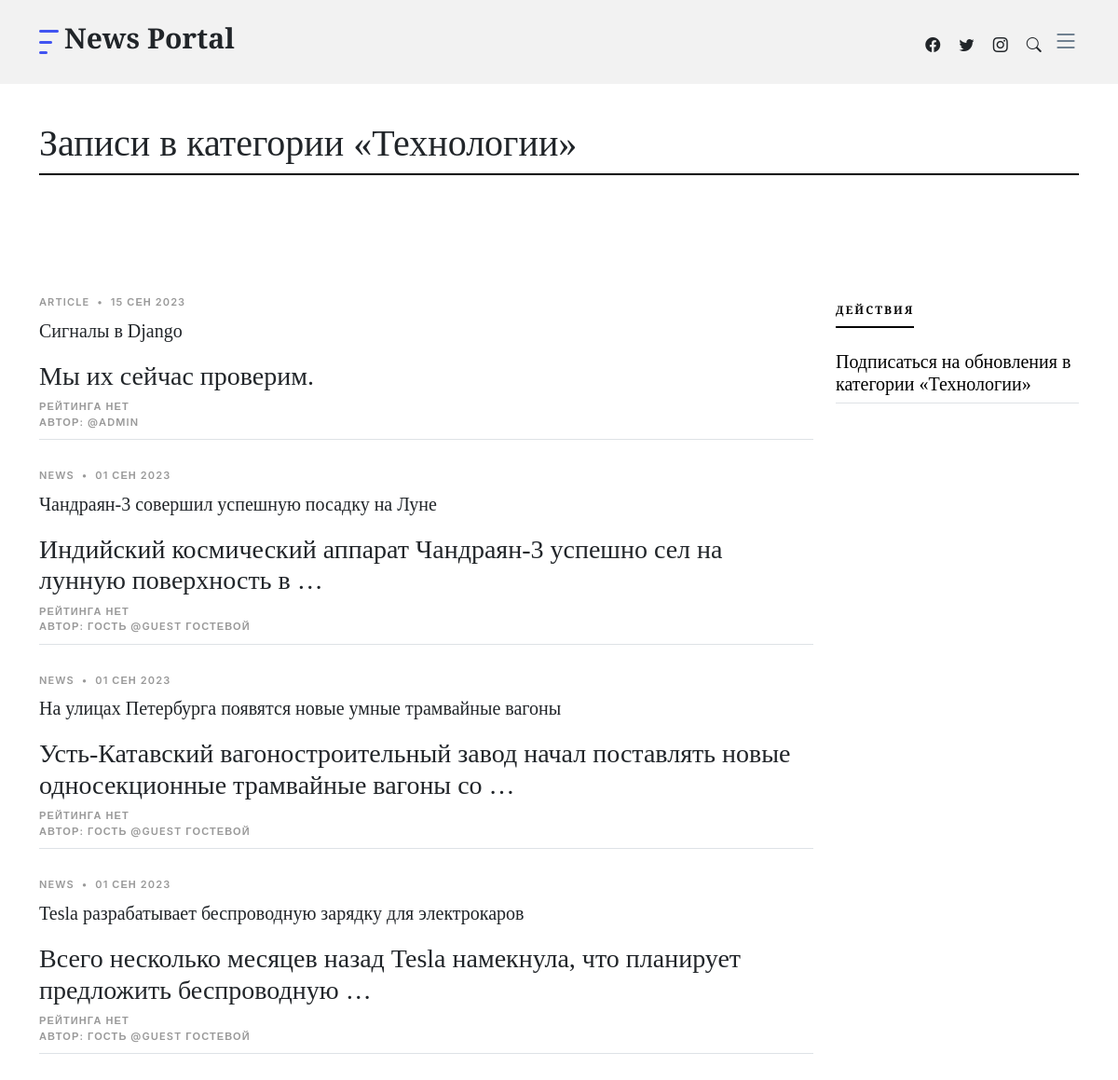
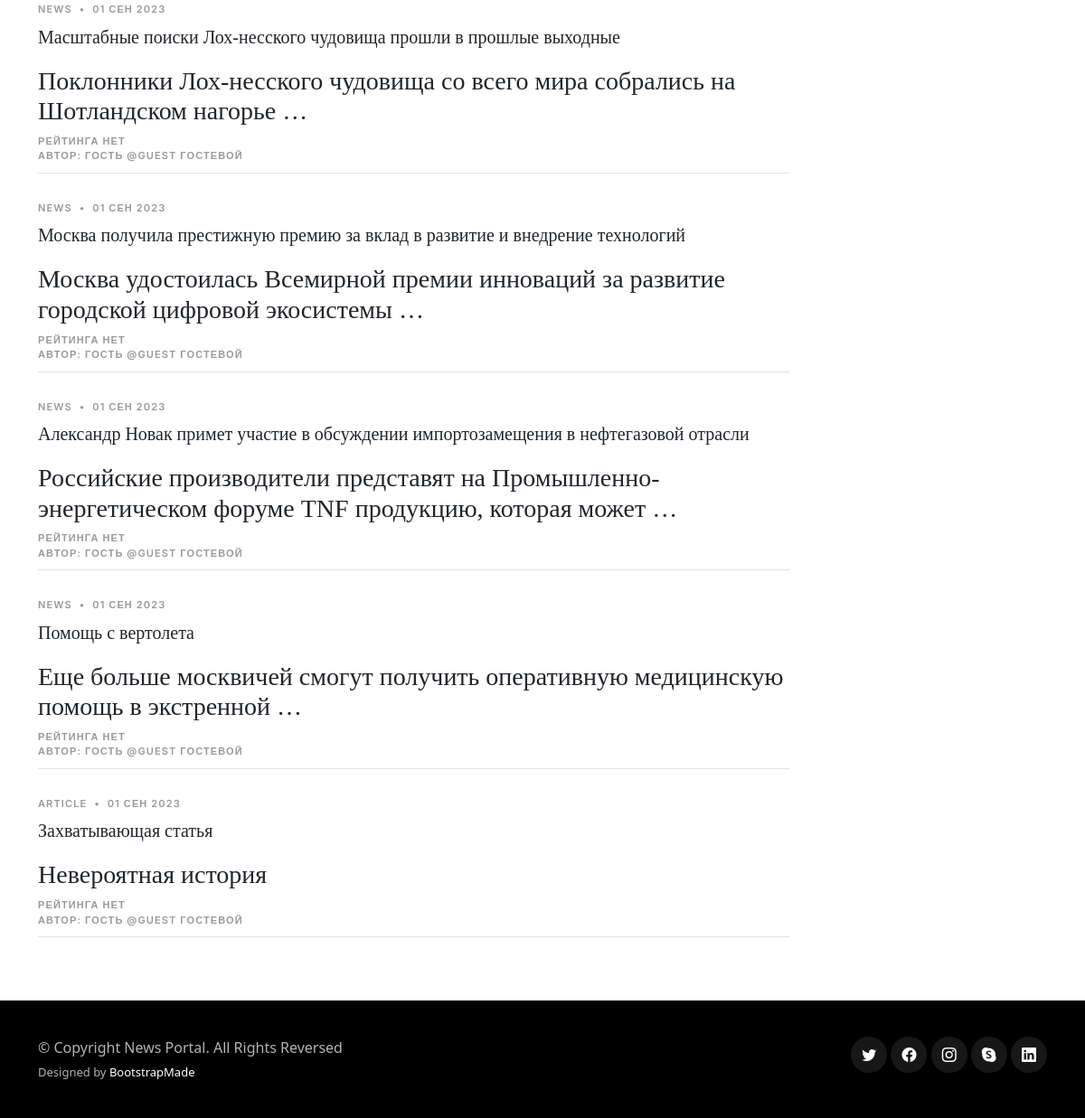
Before: /category_2 with the older database file (2 pictures, top to bottom).
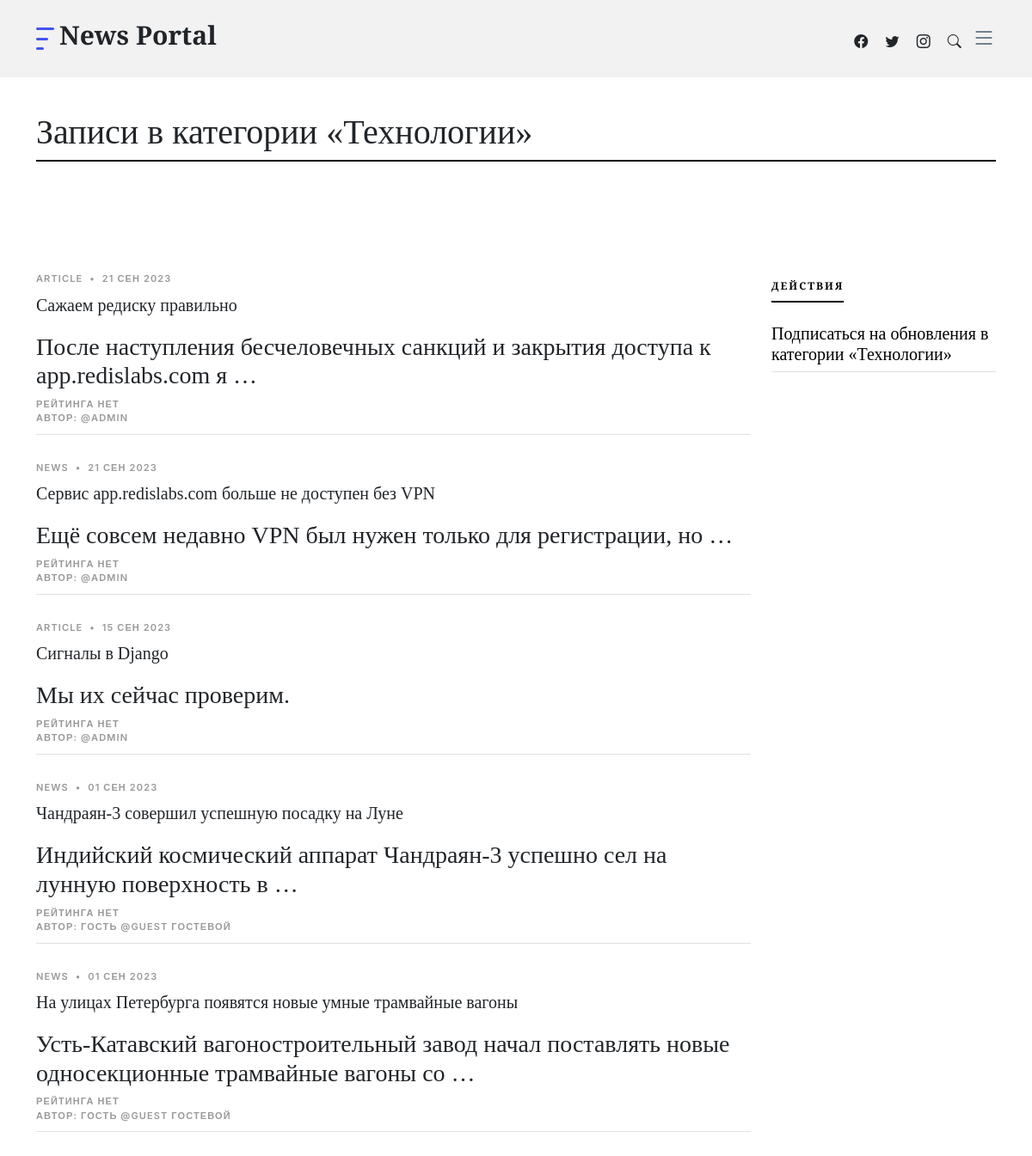
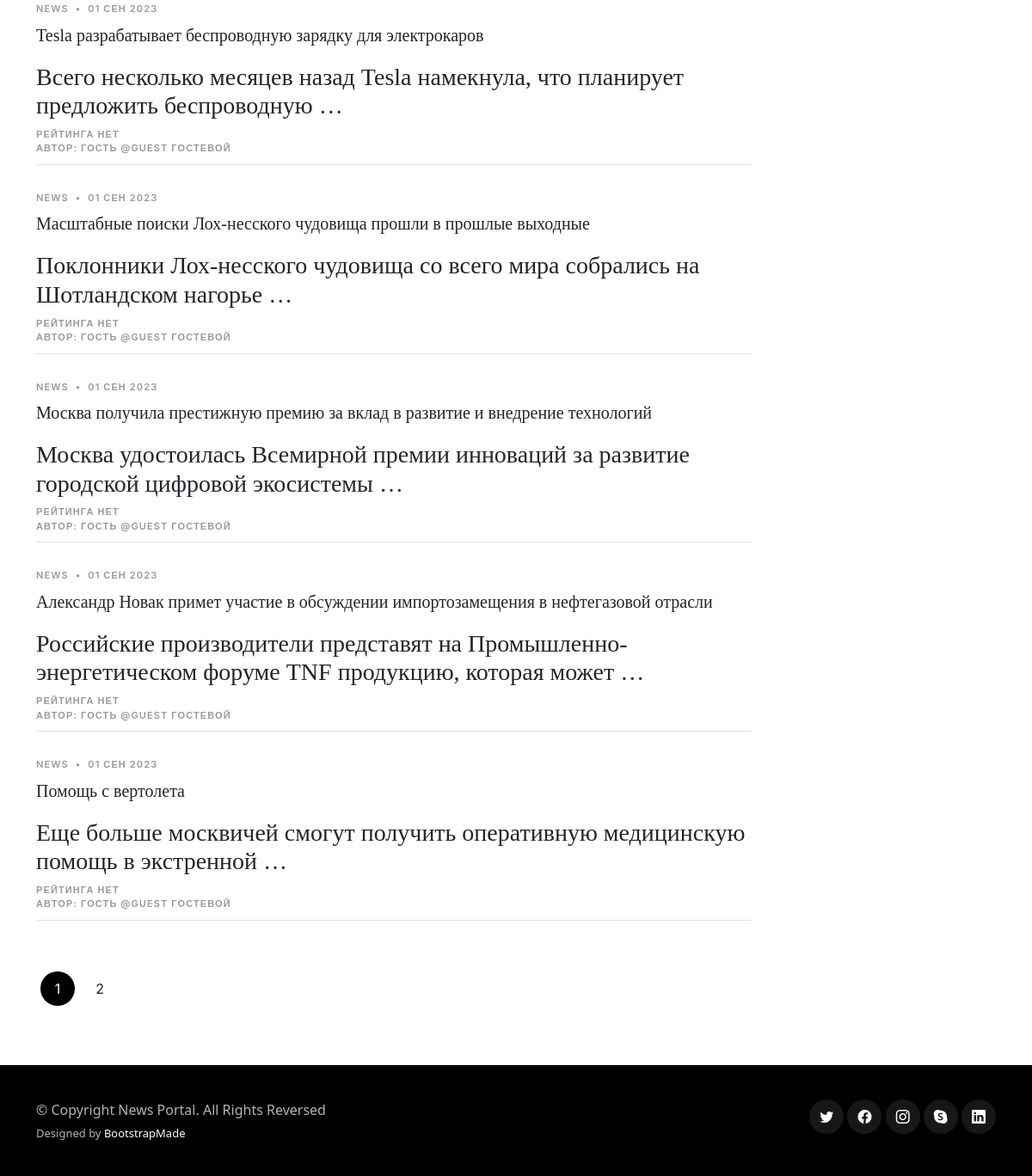
After: the same page with the newer database file (2 pictures, top to bottom).
### news/models.py (models this page shows, shortened)
class Category(models.Model):
    category = models.CharField(max_length=64, unique=True)
    subscribers = models.ManyToManyField(User, through='CategoryUser')
    class Meta:
        ordering = ['category']

class Post(models.Model):
    author = models.ForeignKey(Author, on_delete=models.CASCADE, verbose_name="author", related_name="posts")
    POST_TYPES = [('article', 'Статья'), ('news', 'Новость')]
    post_type = models.CharField(choices=POST_TYPES, max_length=7, default='article')
    created_at = models.DateTimeField(auto_now_add=True)
    category = models.ManyToManyField(Category, through='PostCategory')
    title = models.CharField(max_length=255)
    text = models.TextField()
    rating = models.IntegerField(default=0)
    class Meta:
        ordering = ['-created_at', 'title']

class PostCategory(models.Model):
    post = models.ForeignKey(Post, on_delete=models.CASCADE, verbose_name="post", related_name="categories")
    category = models.ForeignKey(Category, on_delete=models.SET_NULL, verbose_name="category", null=True, related_name="posts")
    class Meta:
        ordering = ['post']

class Author(models.Model):
    user = models.OneToOneField(User, on_delete=models.CASCADE, verbose_name="author")
    rating = models.IntegerField(default=0)
    def __str__(self):
        return f"{self.user.first_name} @{self.user.username} {self.user.last_name}"

### news/views.py (the view)
# urls.py: path('category_<int:pk>', cache_page(60*5)(views.PostCategoryList.as_view()), name='category'),
class PostCategoryList(ListView):
    model = PostCategory
    paginate_by = 10
    def get(self, request, *args, **kwargs):
        self.queryset = PostCategory.objects.filter(category=kwargs['pk']).distinct()
        self.category_pk = kwargs['pk']
        return super(PostCategoryList, self).get(request, *args, **kwargs)
    def get_context_data(self, **kwargs):
        context = super().get_context_data(**kwargs)
        context['category'] = Category.objects.get(pk=self.category_pk)
        return context

### news/templatetags/pro_tags.py (called while the page is built)
@register.simple_tag()
def header(title='Привет!'):
    section = (f'<section class="category-section"><div class="container">'
               f'<div class="section-header d-flex justify-content-between align-items-center mb-5">'
               f'<h1>{title}</h1></div></div></section>')
    return section

@register.simple_tag(takes_context=True)
def url_replace(context, **kwargs):
    d = context['request'].GET.copy()
    for k, v in kwargs.items():
        d[k] = v
    return d.urlencode()

### templates/news/postcategory_list.html (shortened to what this page needs)
{% extends 'default.html' %}
{% load pro_tags %}
{% block content %}
    {% autoescape off %}{% header "Записи в категории «"|add:category.category|add:"»" %}{% endautoescape %}
    <section id="postcategory" class="posts">
        <div class="container" data-aos="fade-up">
            <div class="row">
                <div class="col-md-9">
                    {% for postcategory in postcategory_list %}
                        {% include "news/post_item.html" with post=postcategory.post %}
                    {% empty %}
                        <div class="post-entry-1">
                            <div class="post-meta"><span>Ничего нет</span></div>
                            </div>
                    {% endfor %}
                    </div>
                <div class="col-md-3">
                    <div class="aside-block">
                        <ul class="nav nav-pills custom-tab-nav mb-4" id="pills-tab" role="tablist">
                            <li class="nav-item" role="presentation">
                                <button class="nav-link active" id="pills-actions-tab" data-bs-toggle="pill" data-bs-target="#pills-actions" type="button" role="tab" aria-controls="pills-actions" aria-selected="true">
                                    Действия
                                    </button>
                                </li>
                            </ul>
                        <div class="tab-content" id="pills-tabContent">
                            <div class="tab-pane fade show active" id="pills-actions" role="tabpanel" aria-labelledby="pills-actions-tab">
                                <div class="post-entry-1 border-bottom">
                                    <h2 class="mb-2"><a href="{% url 'subscribe' category.pk %}">Подписаться на обновления в категории «{{ category.category }}»</a></h2>
                                    </div>
                                </div>
                            </div>
                        </div>
                    </div>
            {% if is_paginated %}
                {% include "paginator.html" with page_obj=page_obj paginator=paginator%}
            {% endif %}
            </div>
        </section>
{% endblock %}

### templates/default.html (shortened to what this page needs)
<!DOCTYPE html>
{% load static %}
{% load cache %}
<html lang="ru">
<head>
        <link href={% static "vendor/bootstrap/css/bootstrap.min.css" %} rel="stylesheet">
        <link href={% static "vendor/bootstrap-icons/bootstrap-icons.css" %} rel="stylesheet">
        <link href={% static "vendor/swiper/swiper-bundle.min.css" %} rel="stylesheet">
        <link href={% static "vendor/glightbox/css/glightbox.min.css" %} rel="stylesheet">
        <link href={% static "vendor/aos/aos.css" %} rel="stylesheet">
        <link href={% static "css/variables.css" %} rel="stylesheet">
        <link href={% static "css/main.css" %} rel="stylesheet">
  </head>
<body>
  {% cache 300 header %}
    {% include 'header.html' %}
  {% endcache %}
  <main id="main">
    {% block content %}
    {% endblock %}
    </main>
  {% cache 300 footer %}
    {% include 'footer.html' %}
  {% endcache %}
  </body>
</html>

### templates/header.html (shortened to what this page needs)
{% load static %}
  <header id="header" class="header d-flex align-items-center fixed-top">
    <div class="container-fluid container-xl d-flex align-items-center justify-content-between">
      <a href="{% url 'home' %}" class="logo d-flex align-items-center">
        <img src={% static "img/logo.png" %} alt="">
        <h1>News Portal</h1>
      </a>
      <div class="position-relative">
        <a href="https://www.linkedin.com/in/alexander-kurchin/" class="mx-2"><span class="bi-facebook"></span></a>
        <a href="https://www.linkedin.com/in/alexander-kurchin/" class="mx-2"><span class="bi-twitter"></span></a>
        <a href="https://www.linkedin.com/in/alexander-kurchin/" class="mx-2"><span class="bi-instagram"></span></a>
        <a href="#" class="mx-2 js-search-open"><span class="bi-search"></span></a>
        <i class="bi bi-list mobile-nav-toggle"></i>
    </div>
  </header>

### templates/news/post_item.html
{% load pro_filters %}
<div class="post-entry-1 border-bottom">
    <div class="post-meta"><span>{{ post.post_type }}</span> <span class="mx-1">&bullet;</span> <span>{{ post.created_at|date:'d M Y' }}</span></div>
    <a href="{% url 'post_detail' post.pk %}"><h2>{{ post.title|censor }}</h2></a>
    <a href="{% url 'post_detail' post.pk %}"><h3>{{ post.text|censor|truncatewords:10|striptags }}</h3></a>
    <div class="post-meta">
        <div><span>{% if post.rating %}Рейтинг: {{ post.rating|pretty_rating|safe }}{% else %}Рейтинга нет{% endif %}</span></div>
        <div><span>Автор: {{ post.author }}</span></div>
        </div>
    </div>

### templates/paginator.html (shortened to what this page needs)
{% load pro_tags %}
<div class="text-start py-4">
    <div class="custom-pagination">
        <a href="#" class="active">{{ page_obj.number }}</a>
        {% if page_obj.has_next %}
            <a href="?{% url_replace page=page_obj.next_page_number %}" class="next">{{ page_obj.next_page_number }}</a>
        {% endif %}
        </div>
    </div>

### templates/footer.html (shortened to what this page needs)
{% load static %}
 <footer id="footer" class="footer">
    <div class="footer-legal">
      <div class="container">
        <div class="row justify-content-between">
          <div class="col-md-6 text-center text-md-start mb-3 mb-md-0">
            <div class="copyright">
              © Copyright <strong><span>News Portal</span></strong>. All Rights Reversed
            </div>
            <div class="credits">
              Designed by <a href="https://bootstrapmade.com/">BootstrapMade</a>
            </div>
          </div>
          <div class="col-md-6">
            <div class="social-links mb-3 mb-lg-0 text-center text-md-end">
              <a href="https://www.linkedin.com/in/alexander-kurchin/" class="twitter"><i class="bi bi-twitter"></i></a>
              <a href="https://www.linkedin.com/in/alexander-kurchin/" class="facebook"><i class="bi bi-facebook"></i></a>
              <a href="https://www.linkedin.com/in/alexander-kurchin/" class="instagram"><i class="bi bi-instagram"></i></a>
              <a href="https://www.linkedin.com/in/alexander-kurchin/" class="google-plus"><i class="bi bi-skype"></i></a>
              <a href="https://www.linkedin.com/in/alexander-kurchin/" class="linkedin"><i class="bi bi-linkedin"></i></a>
            </div>
          </div>
        </div>
      </div>
    </div>
  </footer>

### assets/css/variables.css (style rules this page uses)
:root { --font-default: 'EB Garamond', system-ui, -apple-system, "Segoe UI", Roboto, "Helvetica Neue", Arial, "Noto Sans", "Liberation Sans", sans-serif, "Apple Color Emoji", "Segoe UI Emoji", "Segoe UI Symbol", "Noto Color Emoji"; --font-primary: 'EB Garamond', serif; --font-secondary: 'Inter', sans-serif; --color-default: #212529; --color-default-rgb: 33, 37, 41; --color-links: #212529; --color-links-hover: #15171a; --color-primary: #212529; --color-primary-light: #26282c; --color-primary-dark: #0b0c0e; --color-primary-rgb: 33, 37, 41; --color-primary-light-rgb: 38, 40, 44; --color-primary-dark-rgb: 11, 12, 14; --color-secondary: #596d80; --color-secondary-light: #8498aa; --color-secondary-dark: #404f5c; --color-secondary-rgb: 89, 109, 128; --color-secondary-light-rgb: 132, 152, 170; --color-secondary-dark-rgb: 64, 79, 92; --color-blue: #0d6efd; --color-blue-rgb: 13, 110, 253; --color-indigo: #6610f2; --color-indigo-rgb: 102, 16, 242; --color-purple: #6f42c1; --color-purple-rgb: 111, 66, 193; --color-pink: #f3268c; --color-pink-rgb: 243, 38, 140; --color-red: #df1529; --color-red-rgb: 223, 21, 4; --color-orange: #fd7e14; --color-orange-rgb: 253, 126, 20; --color-yellow: #ffc107; --color-yellow-rgb: 255, 193, 7; --color-green: #059652; --color-green-rgb: 5, 150, 82; --color-teal: #20c997; --color-teal-rgb: 32, 201, 151; --color-cyan: #0dcaf0; --color-cyan-rgb: 13, 202, 240; --color-white: #ffffff; --color-white-rgb: 255, 255, 255; --color-gray: #6c757d; --color-gray-rgb: 108, 117, 125; --color-black: #000000; --color-black-rgb: 0, 0, 0; }
:root { --bs-blue: var(--color-blue); --bs-indigo: var(--color-indigo); --bs-purple: var(--color-purple); --bs-pink: var(--color-pink); --bs-red: var(--color-red); --bs-orange: var(--color-orange); --bs-yellow: var(--color-yellow); --bs-green: var(--color-green); --bs-teal: var(--color-teal); --bs-cyan: var(--color-cyan); --bs-white: var(--color-white); --bs-gray: var(--color-gray); --bs-gray-dark: #343a40; --bs-gray-100: #f8f9fa; --bs-gray-200: #e9ecef; --bs-gray-300: #dee2e6; --bs-gray-400: #ced4da; --bs-gray-500: #adb5bd; --bs-gray-600: #6c757d; --bs-gray-700: #495057; --bs-gray-800: #343a40; --bs-gray-900: #212529; --bs-primary: var(--color-blue); --bs-secondary: var(--color-blue); --bs-success: #198754; --bs-info: #0dcaf0; --bs-warning: #ffc107; --bs-danger: #dc3545; --bs-light: #f8f9fa; --bs-dark: #212529; --bs-primary-rgb: var(--color-primary-rgb); --bs-secondary-rgb: var(--color-secondary-rgb); --bs-success-rgb: 25, 135, 84; --bs-info-rgb: 13, 202, 240; --bs-warning-rgb: 255, 193, 7; --bs-danger-rgb: 220, 53, 69; --bs-light-rgb: 248, 249, 250; --bs-dark-rgb: 33, 37, 41; --bs-white-rgb: var(--color-white-rgb); --bs-black-rgb: var(--color-black-rgb); --bs-body-color-rgb: var(--color-default-rgb); --bs-body-bg-rgb: 255, 255, 255; --bs-font-sans-serif: var(--font-default); --bs-font-monospace: SFMono-Regular, Menlo, Monaco, Consolas, "Liberation Mono", "Courier New", monospace; --bs-gradient: linear-gradient(180deg, rgba(255, 255, 255, 0.15), rgba(255, 255, 255, 0)); --bs-body-font-family: var(--font-default); --bs-body-font-size: 1rem; --bs-body-font-weight: 400; --bs-body-line-height: 1.5; --bs-body-color: var(--color-default); --bs-body-bg: #fff; }

Changed rows visible on the page:
no longer on this page (row unchanged): Post: post_type "ARTICLE", created_at "01 СЕН 2023", title|censor "Захватывающая статья", text|censor "Невероятная история", author "ГОСТЬ @GUEST ГОСТЕВОЙ"
added Post: post_type "ARTICLE", created_at "21 СЕН 2023", title|censor "Сажаем редиску правильно", text|censor "После наступления бесчеловечных санкций и закрытия доступа к app.redislabs.com я …", author "@ADMIN"
added Post: post_type "NEWS", created_at "21 СЕН 2023", title|censor "Сервис app.redislabs.com больше не доступен без VPN", text|censor "Ещё совсем недавно VPN был нужен только для регистрации, но …", author "@ADMIN"
Other visible differences:
{{ page_obj.number }}: (not shown) → "1"
{{ page_obj.next_page_number }}: (not shown) → "2"
